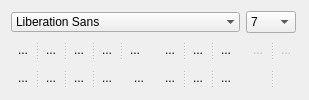
<?xml version="1.0" encoding="UTF-8"?>
<ui version="4.0">
 <class>richTextEditor</class>
 <widget class="QWidget" name="richTextEditor">
  <property name="geometry">
   <rect>
    <x>0</x>
    <y>0</y>
    <width>300</width>
    <height>98</height>
   </rect>
  </property>
  <property name="windowTitle">
   <string>Form</string>
  </property>
  <property name="styleSheet">
   <string notr="true"/>
  </property>
  <layout class="QGridLayout" name="gridLayout">
   <item row="2" column="2">
    <widget class="QSplitter" name="splitter_3">
     <property name="sizePolicy">
      <sizepolicy hsizetype="Fixed" vsizetype="Preferred">
       <horstretch>0</horstretch>
       <verstretch>0</verstretch>
      </sizepolicy>
     </property>
     <property name="orientation">
      <enum>Qt::Horizontal</enum>
     </property>
     <property name="opaqueResize">
      <bool>false</bool>
     </property>
     <property name="childrenCollapsible">
      <bool>false</bool>
     </property>
     <widget class="QToolButton" name="alignLeft">
      <property name="toolTip">
       <string>Align Left</string>
      </property>
      <property name="text">
       <string>...</string>
      </property>
      <property name="icon">
       <iconset resource="../res/resources.qrc">
        <normaloff>:/Graphics/alignLeft</normaloff>:/Graphics/alignLeft</iconset>
      </property>
      <property name="checkable">
       <bool>false</bool>
      </property>
      <property name="autoRaise">
       <bool>true</bool>
      </property>
     </widget>
     <widget class="QToolButton" name="alignCenter">
      <property name="toolTip">
       <string>Align Center</string>
      </property>
      <property name="text">
       <string>...</string>
      </property>
      <property name="icon">
       <iconset resource="../res/resources.qrc">
        <normaloff>:/Graphics/alignCenter</normaloff>:/Graphics/alignCenter</iconset>
      </property>
      <property name="checkable">
       <bool>false</bool>
      </property>
      <property name="autoRaise">
       <bool>true</bool>
      </property>
     </widget>
     <widget class="QToolButton" name="alignRight">
      <property name="toolTip">
       <string>Align Right</string>
      </property>
      <property name="text">
       <string>...</string>
      </property>
      <property name="icon">
       <iconset resource="../res/resources.qrc">
        <normaloff>:/Graphics/alignRight</normaloff>:/Graphics/alignRight</iconset>
      </property>
      <property name="checkable">
       <bool>false</bool>
      </property>
      <property name="autoRaise">
       <bool>true</bool>
      </property>
     </widget>
    </widget>
   </item>
   <item row="2" column="3">
    <widget class="QSplitter" name="splitter_4">
     <property name="sizePolicy">
      <sizepolicy hsizetype="Fixed" vsizetype="Preferred">
       <horstretch>0</horstretch>
       <verstretch>0</verstretch>
      </sizepolicy>
     </property>
     <property name="orientation">
      <enum>Qt::Horizontal</enum>
     </property>
     <property name="opaqueResize">
      <bool>false</bool>
     </property>
     <property name="childrenCollapsible">
      <bool>false</bool>
     </property>
     <widget class="colorButton" name="textColor">
      <property name="toolTip">
       <string>Text Color</string>
      </property>
      <property name="styleSheet">
       <string notr="true"/>
      </property>
      <property name="text">
       <string/>
      </property>
      <property name="autoRaise">
       <bool>true</bool>
      </property>
     </widget>
     <widget class="colorButton" name="backgroundColor">
      <property name="toolTip">
       <string>Background Color</string>
      </property>
      <property name="styleSheet">
       <string notr="true"/>
      </property>
      <property name="text">
       <string/>
      </property>
      <property name="autoRaise">
       <bool>true</bool>
      </property>
     </widget>
    </widget>
   </item>
   <item row="1" column="3">
    <widget class="QSplitter" name="splitter_5">
     <property name="sizePolicy">
      <sizepolicy hsizetype="Fixed" vsizetype="Preferred">
       <horstretch>0</horstretch>
       <verstretch>0</verstretch>
      </sizepolicy>
     </property>
     <property name="orientation">
      <enum>Qt::Horizontal</enum>
     </property>
     <property name="opaqueResize">
      <bool>false</bool>
     </property>
     <property name="childrenCollapsible">
      <bool>false</bool>
     </property>
     <widget class="QToolButton" name="undo">
      <property name="enabled">
       <bool>false</bool>
      </property>
      <property name="toolTip">
       <string>Undo</string>
      </property>
      <property name="text">
       <string>...</string>
      </property>
      <property name="icon">
       <iconset resource="../res/resources.qrc">
        <normaloff>:/Graphics/undo</normaloff>:/Graphics/undo</iconset>
      </property>
      <property name="shortcut">
       <string>Ctrl+Z</string>
      </property>
      <property name="autoRaise">
       <bool>true</bool>
      </property>
     </widget>
     <widget class="QToolButton" name="redo">
      <property name="enabled">
       <bool>false</bool>
      </property>
      <property name="toolTip">
       <string>Redo</string>
      </property>
      <property name="text">
       <string>...</string>
      </property>
      <property name="icon">
       <iconset resource="../res/resources.qrc">
        <normaloff>:/Graphics/redo</normaloff>:/Graphics/redo</iconset>
      </property>
      <property name="shortcut">
       <string>Ctrl+Y</string>
      </property>
      <property name="autoRaise">
       <bool>true</bool>
      </property>
     </widget>
    </widget>
   </item>
   <item row="1" column="2">
    <widget class="QSplitter" name="splitter_6">
     <property name="sizePolicy">
      <sizepolicy hsizetype="Fixed" vsizetype="Preferred">
       <horstretch>0</horstretch>
       <verstretch>0</verstretch>
      </sizepolicy>
     </property>
     <property name="orientation">
      <enum>Qt::Horizontal</enum>
     </property>
     <property name="opaqueResize">
      <bool>false</bool>
     </property>
     <property name="childrenCollapsible">
      <bool>false</bool>
     </property>
     <widget class="QToolButton" name="clearFormat">
      <property name="toolTip">
       <string>&lt;html&gt;&lt;head/&gt;&lt;body&gt;&lt;p&gt;Clear Formatting[ALT+R]&lt;/p&gt;&lt;/body&gt;&lt;/html&gt;</string>
      </property>
      <property name="text">
       <string>...</string>
      </property>
      <property name="icon">
       <iconset resource="../res/resources.qrc">
        <normaloff>:/Graphics/brush</normaloff>:/Graphics/brush</iconset>
      </property>
      <property name="shortcut">
       <string>Alt+R</string>
      </property>
      <property name="autoRaise">
       <bool>true</bool>
      </property>
     </widget>
     <widget class="QToolButton" name="clear">
      <property name="toolTip">
       <string>Delete Selected Text</string>
      </property>
      <property name="text">
       <string>...</string>
      </property>
      <property name="icon">
       <iconset resource="../res/resources.qrc">
        <normaloff>:/Graphics/clear</normaloff>:/Graphics/clear</iconset>
      </property>
      <property name="autoRaise">
       <bool>true</bool>
      </property>
     </widget>
     <widget class="QToolButton" name="SelectAll">
      <property name="toolTip">
       <string>Select All</string>
      </property>
      <property name="text">
       <string>...</string>
      </property>
      <property name="icon">
       <iconset resource="../res/resources.qrc">
        <normaloff>:/Graphics/selectall</normaloff>:/Graphics/selectall</iconset>
      </property>
      <property name="shortcut">
       <string>Ctrl+A</string>
      </property>
      <property name="autoRaise">
       <bool>true</bool>
      </property>
     </widget>
    </widget>
   </item>
   <item row="2" column="0">
    <widget class="QSplitter" name="splitter_2">
     <property name="sizePolicy">
      <sizepolicy hsizetype="Fixed" vsizetype="Preferred">
       <horstretch>0</horstretch>
       <verstretch>0</verstretch>
      </sizepolicy>
     </property>
     <property name="orientation">
      <enum>Qt::Horizontal</enum>
     </property>
     <property name="opaqueResize">
      <bool>false</bool>
     </property>
     <property name="childrenCollapsible">
      <bool>false</bool>
     </property>
     <widget class="QToolButton" name="cut">
      <property name="toolTip">
       <string>Cut [CTRL+X]</string>
      </property>
      <property name="text">
       <string>...</string>
      </property>
      <property name="icon">
       <iconset resource="../res/resources.qrc">
        <normaloff>:/Graphics/cut</normaloff>:/Graphics/cut</iconset>
      </property>
      <property name="shortcut">
       <string>Ctrl+X</string>
      </property>
      <property name="autoRaise">
       <bool>true</bool>
      </property>
     </widget>
     <widget class="QToolButton" name="copy">
      <property name="toolTip">
       <string>Copy [CTRL+C]</string>
      </property>
      <property name="text">
       <string>...</string>
      </property>
      <property name="icon">
       <iconset resource="../res/resources.qrc">
        <normaloff>:/Graphics/copy</normaloff>:/Graphics/copy</iconset>
      </property>
      <property name="shortcut">
       <string>Ctrl+C</string>
      </property>
      <property name="autoRaise">
       <bool>true</bool>
      </property>
     </widget>
     <widget class="QToolButton" name="paste">
      <property name="toolTip">
       <string>Paste [CTRL+V]</string>
      </property>
      <property name="text">
       <string>...</string>
      </property>
      <property name="icon">
       <iconset resource="../res/resources.qrc">
        <normaloff>:/Graphics/paste</normaloff>:/Graphics/paste</iconset>
      </property>
      <property name="shortcut">
       <string>Ctrl+V</string>
      </property>
      <property name="autoRaise">
       <bool>true</bool>
      </property>
     </widget>
     <widget class="QToolButton" name="toUpper">
      <property name="toolTip">
       <string>&lt;html&gt;&lt;head/&gt;&lt;body&gt;&lt;p&gt;Toggle selected text upper / lower case letters. [ALT+C]&lt;/p&gt;&lt;/body&gt;&lt;/html&gt;</string>
      </property>
      <property name="text">
       <string>...</string>
      </property>
      <property name="icon">
       <iconset resource="../res/resources.qrc">
        <normaloff>:/Graphics/capsLock</normaloff>:/Graphics/capsLock</iconset>
      </property>
      <property name="shortcut">
       <string>Alt+C</string>
      </property>
      <property name="checkable">
       <bool>true</bool>
      </property>
      <property name="autoRaise">
       <bool>true</bool>
      </property>
     </widget>
    </widget>
   </item>
   <item row="1" column="0" colspan="2">
    <widget class="QSplitter" name="splitter">
     <property name="sizePolicy">
      <sizepolicy hsizetype="Fixed" vsizetype="Preferred">
       <horstretch>0</horstretch>
       <verstretch>0</verstretch>
      </sizepolicy>
     </property>
     <property name="orientation">
      <enum>Qt::Horizontal</enum>
     </property>
     <property name="opaqueResize">
      <bool>false</bool>
     </property>
     <property name="childrenCollapsible">
      <bool>false</bool>
     </property>
     <widget class="QToolButton" name="bold">
      <property name="toolTip">
       <string>Bold [ALT+B]</string>
      </property>
      <property name="text">
       <string>...</string>
      </property>
      <property name="icon">
       <iconset resource="../res/resources.qrc">
        <normaloff>:/Graphics/bold</normaloff>:/Graphics/bold</iconset>
      </property>
      <property name="shortcut">
       <string>Alt+B</string>
      </property>
      <property name="checkable">
       <bool>true</bool>
      </property>
      <property name="autoRaise">
       <bool>true</bool>
      </property>
     </widget>
     <widget class="QToolButton" name="italic">
      <property name="toolTip">
       <string>Italic [ALT+I]</string>
      </property>
      <property name="text">
       <string>...</string>
      </property>
      <property name="icon">
       <iconset resource="../res/resources.qrc">
        <normaloff>:/Graphics/italic</normaloff>:/Graphics/italic</iconset>
      </property>
      <property name="shortcut">
       <string>Alt+I</string>
      </property>
      <property name="checkable">
       <bool>true</bool>
      </property>
      <property name="autoRaise">
       <bool>true</bool>
      </property>
     </widget>
     <widget class="QToolButton" name="underline">
      <property name="toolTip">
       <string>Underline [ALT+U]</string>
      </property>
      <property name="text">
       <string>...</string>
      </property>
      <property name="icon">
       <iconset resource="../res/resources.qrc">
        <normaloff>:/Graphics/underline</normaloff>:/Graphics/underline</iconset>
      </property>
      <property name="shortcut">
       <string>Alt+U</string>
      </property>
      <property name="checkable">
       <bool>true</bool>
      </property>
      <property name="autoRaise">
       <bool>true</bool>
      </property>
     </widget>
     <widget class="QToolButton" name="strike">
      <property name="toolTip">
       <string>Strike [ALT+S]</string>
      </property>
      <property name="text">
       <string>...</string>
      </property>
      <property name="icon">
       <iconset resource="../res/resources.qrc">
        <normaloff>:/Graphics/strike</normaloff>:/Graphics/strike</iconset>
      </property>
      <property name="shortcut">
       <string>Alt+S</string>
      </property>
      <property name="checkable">
       <bool>true</bool>
      </property>
      <property name="autoRaise">
       <bool>true</bool>
      </property>
     </widget>
     <widget class="QToolButton" name="highlight">
      <property name="toolTip">
       <string>Highlight [ALT+H]</string>
      </property>
      <property name="text">
       <string>...</string>
      </property>
      <property name="icon">
       <iconset resource="../res/resources.qrc">
        <normaloff>:/Graphics/highlight</normaloff>:/Graphics/highlight</iconset>
      </property>
      <property name="shortcut">
       <string>Alt+H</string>
      </property>
      <property name="checkable">
       <bool>true</bool>
      </property>
      <property name="autoRaise">
       <bool>true</bool>
      </property>
     </widget>
    </widget>
   </item>
   <item row="0" column="3">
    <widget class="QComboBox" name="point">
     <property name="sizePolicy">
      <sizepolicy hsizetype="Fixed" vsizetype="Fixed">
       <horstretch>0</horstretch>
       <verstretch>0</verstretch>
      </sizepolicy>
     </property>
     <property name="maximumSize">
      <size>
       <width>50</width>
       <height>16777215</height>
      </size>
     </property>
     <property name="styleSheet">
      <string notr="true"/>
     </property>
     <item>
      <property name="text">
       <string>7</string>
      </property>
     </item>
     <item>
      <property name="text">
       <string>8</string>
      </property>
     </item>
     <item>
      <property name="text">
       <string>9</string>
      </property>
     </item>
     <item>
      <property name="text">
       <string>10</string>
      </property>
     </item>
     <item>
      <property name="text">
       <string>11</string>
      </property>
     </item>
     <item>
      <property name="text">
       <string>12</string>
      </property>
     </item>
     <item>
      <property name="text">
       <string>14</string>
      </property>
     </item>
     <item>
      <property name="text">
       <string>16</string>
      </property>
     </item>
     <item>
      <property name="text">
       <string>18</string>
      </property>
     </item>
     <item>
      <property name="text">
       <string>20</string>
      </property>
     </item>
     <item>
      <property name="text">
       <string>22</string>
      </property>
     </item>
     <item>
      <property name="text">
       <string>24</string>
      </property>
     </item>
     <item>
      <property name="text">
       <string>36</string>
      </property>
     </item>
    </widget>
   </item>
   <item row="0" column="0" colspan="3">
    <widget class="QFontComboBox" name="fontComboBox">
     <property name="sizePolicy">
      <sizepolicy hsizetype="Fixed" vsizetype="Fixed">
       <horstretch>0</horstretch>
       <verstretch>0</verstretch>
      </sizepolicy>
     </property>
     <property name="maximumSize">
      <size>
       <width>250</width>
       <height>16777215</height>
      </size>
     </property>
     <property name="styleSheet">
      <string notr="true"/>
     </property>
     <property name="editable">
      <bool>false</bool>
     </property>
     <property name="frame">
      <bool>false</bool>
     </property>
     <property name="currentFont">
      <font>
       <family>Tahoma</family>
       <pointsize>10</pointsize>
      </font>
     </property>
    </widget>
   </item>
   <item row="2" column="1">
    <widget class="QToolButton" name="serachOnline">
     <property name="toolTip">
      <string>&lt;html&gt;&lt;head/&gt;&lt;body&gt;&lt;p&gt;Search selected on scholar.Google.com [ALT+G]&lt;/p&gt;&lt;/body&gt;&lt;/html&gt;</string>
     </property>
     <property name="text">
      <string>...</string>
     </property>
     <property name="icon">
      <iconset resource="../res/resources.qrc">
       <normaloff>:/ionicons/earth</normaloff>:/ionicons/earth</iconset>
     </property>
     <property name="shortcut">
      <string>Alt+G</string>
     </property>
     <property name="autoRaise">
      <bool>true</bool>
     </property>
    </widget>
   </item>
  </layout>
 </widget>
 <customwidgets>
  <customwidget>
   <class>colorButton</class>
   <extends>QToolButton</extends>
   <header>colorbutton.h</header>
  </customwidget>
 </customwidgets>
 <resources>
  <include location="../res/resources.qrc"/>
 </resources>
 <connections/>
</ui>
